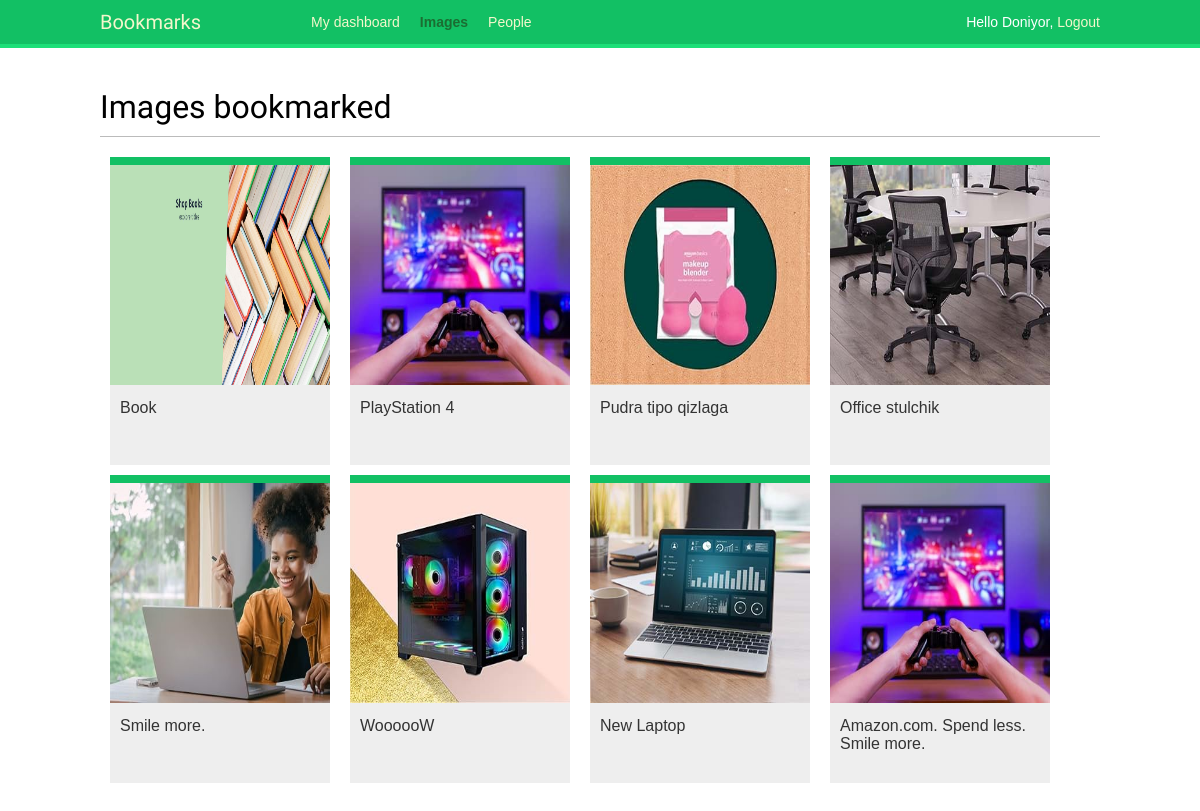
The app's page /images/ (signed in) with its own data.
### images/models.py (models this page shows, shortened)
class Image(models.Model):
    user = models.ForeignKey(settings.AUTH_USER_MODEL,
                             related_name='images_created',
                             on_delete=models.CASCADE)
    title = models.CharField(max_length=200)
    slug = models.SlugField(max_length=200,
                            blank=True)
    url = models.URLField(max_length=2000)
    image = models.ImageField(upload_to='images/%Y/%m/%d/')
    description = models.TextField(blank=True)
    created = models.DateTimeField(auto_now_add=True,
                                   db_index=True)
    users_like = models.ManyToManyField(settings.AUTH_USER_MODEL,
                                        related_name='images_liked',
                                        blank=True)
    total_likes = models.PositiveIntegerField(default=0)
    class Meta:
        indexes = [
            models.Index(fields=['-created']),
            models.Index(fields=['-total_likes'])
        ]
        ordering = ['-created']
    def get_absolute_url(self):
        return reverse('images:detail', args=[self.id,
                                              self.slug])

### images/views.py (the view)
# urls.py: path('', views.image_list, name='list'),
@login_required
def image_list(request):
    images = Image.objects.all()
    paginator = Paginator(images, 8)
    page = request.GET.get('page')
    images_only = request.GET.get('images_only')
    try:
        images = paginator.page(page)
    except PageNotAnInteger:
        images = paginator.page(1)
    except EmptyPage:
        if images_only:
            return HttpResponse('')
        images = paginator.page(paginator.num_pages)
    if images_only:
        return render(request,
                      'images/image/list_images.html',
                      {'section': 'images',
                       'images': images})
    return render(request,
                  'images/image/list.html',
                  {'section': 'images',
                   'images': images})

### images/templates/images/image/list.html (shortened to what this page needs)
{% extends "base.html" %}
{% block content %}
  <h1>Images bookmarked</h1>
  <div id="image-list">
    {% include "images/image/list_images.html" %}
  </div>
{% endblock %}

### templates/base.html (shortened to what this page needs)
{% load static %}
<!DOCTYPE html>
<html>
<head>
  <link href="{% static "css/base.css" %}" rel="stylesheet">
</head>
<body>
  <div id="header">
    <span class="logo">Bookmarks</span>
    {% if request.user.is_authenticated %}
      <ul class="menu">
        <li {% if section == "dashboard" %}class="selected"{% endif %}>
          <a href="{% url "dashboard" %}">My dashboard</a>
        </li>
        <li {% if section == "images" %}class="selected"{% endif %}>
          <a href="{% url "images:list" %}">Images</a>
        </li>
        <li {% if section == "people" %}class="selected"{% endif %}>
          <a href="{% url "user_list" %}">People</a>
        </li>
      </ul>
    {% endif %}
    <span class="user">
      {% if request.user.is_authenticated %}
        Hello {{ request.user.first_name|default:request.user.username }},
        <a href="{% url "logout" %}">Logout</a>
      {% else %}
        <a href="{% url "login" %}">Log-in</a>
      {% endif %}
    </span>
  </div>
  <div id="content">
    {% block content %}
    {% endblock %}
  </div>
</body>
</html>

### images/templates/images/image/list_images.html
{% load thumbnail %}
{% for image in images %}
  <div class="image">
    <a href="{{ image.get_absolute_url }}">
      {% thumbnail image.image 300x300 crop="smart" as im %}
      <a href="{{ image.get_absolute_url }}">
        <img src="{{ im.url }}">
      </a>
    </a>
    <div class="info">
      <a href="{{ image.get_absolute_url }}" class="title">
        {{ image.title }}
      </a>
    </div>
  </div>
{% endfor %}

### templates/static/css/base.css (style rules this page uses)
body { margin:0; padding:0; font-family:helvetica, sans-serif; }
a { color:#12c064; text-decoration:none; }
h1, h2, h3, h4, h5 , h6 { font-family: 'Muli', sans-serif; font-weight:normal; }
h1 { border-bottom:1px solid #bbb; padding:0 0 10px 0; margin:10px 0 20px 0; }
#header { padding:10px 100px; font-size:14px; background:#12c064; color:#fff; border-bottom:4px solid #1cdf78; overflow:auto; }
#header .logo { font-family: 'Muli', sans-serif; float:left; color:#f3f7cc; font-size:20px; margin-right:10%; }
#header ul.menu { list-style:none; float:left; margin:0; padding:0; }
#header ul.menu li { float:left; padding:4px 10px; }
#header ul.menu li.selected a, #header ul.menu li.selected a:hover { color:#1b6d32; font-weight:bold; }
#header a { color:#f3f7cc; }
#header .user { float:right; padding-top:4px; }
#content { padding:30px 100px; }
#image-list { overflow:hidden; }
#image-list .image { float:left; width:220px; height:300px; margin:0 10px 10px 10px; border-top:8px solid #12c064; background:#eee; }
#image-list img { width:220px; height:220px; }
#image-list .info { padding:10px; }
#image-list .info a { color:#333; }

### records on screen
Image: shows a picture, title "Book"
Image: title "PlayStation 4"
Image: shows a picture, title "Pudra tipo qizlaga"
Image: shows a picture, title "Office stulchik"
Image: shows a picture, title "Smile more."
Image: shows a picture, title "WoooooW"
Image: shows a picture, title "New Laptop"
Image: title "Amazon.com. Spend less. Smile more."

### other values on screen
{{ request.user.first_name|default:request.user.username }} "Doniyor"
